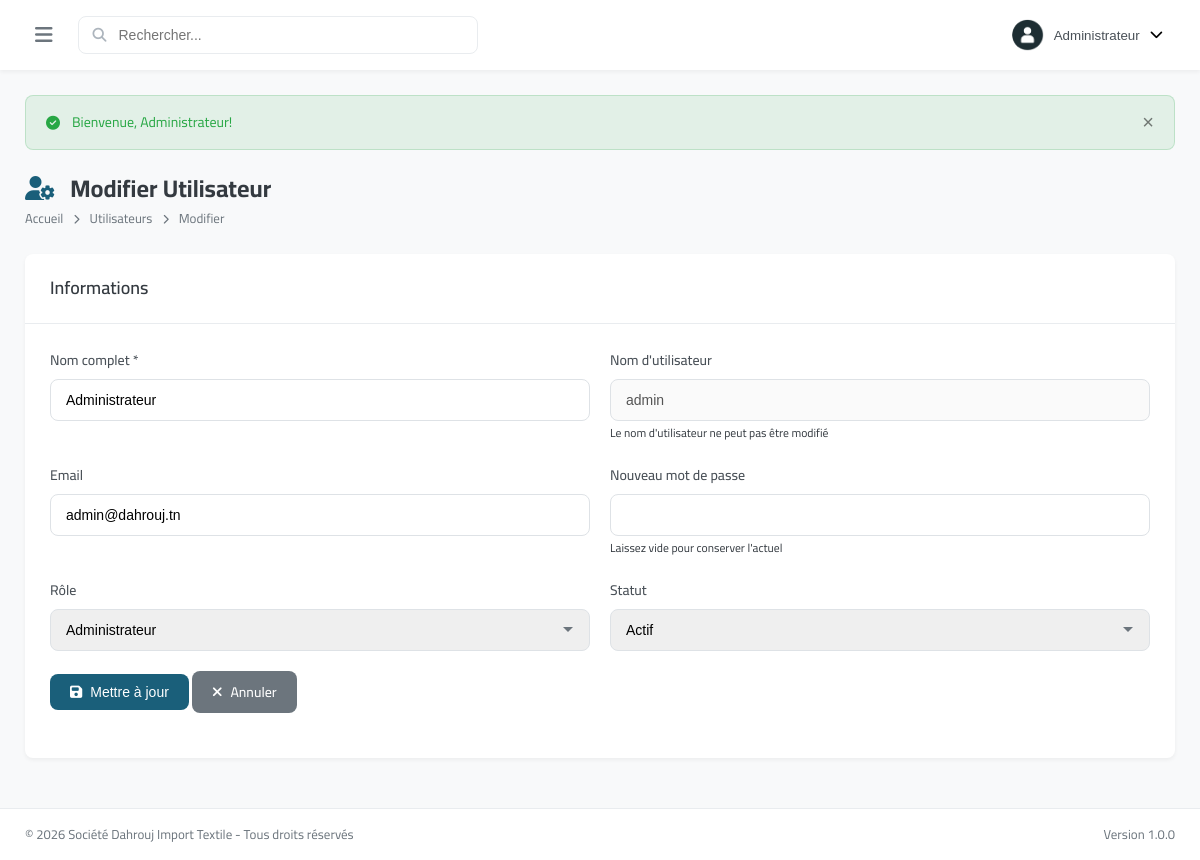
The app's page /modules/users/edit.php?id=1 (signed in) with its own data.
### tables this page shows
CREATE TABLE `users` (
  `id` int(11) NOT NULL,
  `username` varchar(50) NOT NULL,
  `password` varchar(255) NOT NULL,
  `full_name` varchar(100) NOT NULL,
  `email` varchar(100) DEFAULT NULL,
  `phone` varchar(20) DEFAULT NULL,
  `role` enum('admin','manager','employee') DEFAULT 'employee',
  `status` enum('active','inactive') DEFAULT 'active',
  `avatar` varchar(255) DEFAULT NULL,
  `last_login` datetime DEFAULT NULL,
  `created_at` datetime DEFAULT current_timestamp(),
  `updated_at` datetime DEFAULT current_timestamp() ON UPDATE current_timestamp(),
  `profile_photo` varchar(255) DEFAULT NULL
);

### modules/users/edit.php (the view, shortened to what this page needs)
<?php
$db = getDB();
$id = intval($_GET['id'] ?? 0);
$stmt = $db->prepare("SELECT * FROM users WHERE id = ?");
$stmt->execute([$id]);
$user = $stmt->fetch();
require_once '../../includes/header.php';
?>
<div class="page-header">
    <div>
        <h1 class="page-title"><i class="fas fa-user-cog"></i> Modifier Utilisateur</h1>
        <nav class="breadcrumb">
            <a href="../../index.php">Accueil</a>
            <i class="fas fa-chevron-right"></i>
            <a href="index.php">Utilisateurs</a>
            <i class="fas fa-chevron-right"></i>
            <span>Modifier</span>
        </nav>
    </div>
</div>
<div class="card">
    <div class="card-header"><h3 class="card-title">Informations</h3></div>
    <div class="card-body">
        <form method="POST" action="" data-validate>
            <div class="form-row">
                <div class="form-group">
                    <label for="full_name">Nom complet <span class="text-danger">*</span></label>
                    <input type="text" id="full_name" name="full_name" class="form-control" value="<?php echo $user['full_name']; ?>" required>
                </div>
                <div class="form-group">
                    <label for="username">Nom d'utilisateur</label>
                    <input type="text" class="form-control" value="<?php echo $user['username']; ?>" disabled>
                    <small class="text-muted">Le nom d'utilisateur ne peut pas être modifié</small>
                </div>
            </div>
            <div class="form-row">
                <div class="form-group">
                    <label for="email">Email</label>
                    <input type="email" id="email" name="email" class="form-control" value="<?php echo $user['email']; ?>">
                </div>
                <div class="form-group">
                    <label for="password">Nouveau mot de passe</label>
                    <input type="password" id="password" name="password" class="form-control">
                    <small class="text-muted">Laissez vide pour conserver l'actuel</small>
                </div>
            </div>
            <div class="form-row">
                <div class="form-group">
                    <label for="role">Rôle</label>
                    <select id="role" name="role" class="form-control">
                        <option value="admin" <?php echo $user['role'] === 'admin' ? 'selected' : ''; ?>>Administrateur</option>
                    </select>
                </div>
                <div class="form-group">
                    <label for="status">Statut</label>
                    <select id="status" name="status" class="form-control">
                        <option value="active" <?php echo $user['status'] === 'active' ? 'selected' : ''; ?>>Actif</option>
                    </select>
                </div>
            </div>
            <div class="form-group">
                <button type="submit" class="btn btn-primary"><i class="fas fa-save"></i> Mettre à jour</button>
                <a href="index.php" class="btn btn-secondary"><i class="fas fa-times"></i> Annuler</a>
            </div>
        </form>
    </div>
</div>
<?php require_once '../../includes/footer.php'; ?>

### assets/css/style.css (style rules this page uses)
:root { --primary-color: #1a5f7a; --primary-dark: #134b61; --primary-light: #2d8faf; --secondary-color: #c84b31; --secondary-dark: #a33d27; --success-color: #28a745; --warning-color: #ffc107; --danger-color: #dc3545; --info-color: #17a2b8; --light-color: #f8f9fa; --dark-color: #343a40; --gray-100: #f8f9fa; --gray-200: #e9ecef; --gray-300: #dee2e6; --gray-400: #ced4da; --gray-500: #adb5bd; --gray-600: #6c757d; --gray-700: #495057; --gray-800: #343a40; --gray-900: #212529; --sidebar-width: 280px; --sidebar-collapsed: 70px; --header-height: 70px; --footer-height: 50px; --border-radius: 8px; --border-radius-lg: 12px; --border-radius-sm: 4px; --shadow-sm: 0 2px 4px rgba(0,0,0,0.05); --shadow: 0 4px 6px rgba(0,0,0,0.1); --shadow-lg: 0 10px 25px rgba(0,0,0,0.15); --transition: all 0.3s ease; }
* { margin: 0; padding: 0; box-sizing: border-box; }
body { font-family: 'Cairo', -apple-system, BlinkMacSystemFont, 'Segoe UI', Roboto, sans-serif; font-size: 14px; line-height: 1.6; color: var(--gray-800); background-color: var(--gray-100); direction: ltr; }
a { text-decoration: none; color: inherit; transition: var(--transition); }
.page-header { display: flex; justify-content: space-between; align-items: center; margin-bottom: 25px; flex-wrap: wrap; gap: 15px; }
.page-title { font-size: 24px; font-weight: 700; color: var(--gray-800); }
.page-title i { color: var(--primary-color); margin-right: 10px; }
.breadcrumb { display: flex; align-items: center; gap: 10px; font-size: 13px; color: var(--gray-600); }
.breadcrumb i { font-size: 10px; }
.card { background: white; border-radius: var(--border-radius); box-shadow: var(--shadow-sm); margin-bottom: 25px; }
.card-header { padding: 20px 25px; border-bottom: 1px solid var(--gray-200); display: flex; justify-content: space-between; align-items: center; flex-wrap: wrap; gap: 15px; }
.card-title { font-size: 18px; font-weight: 600; color: var(--gray-800); }
.card-body { padding: 25px; }
.btn { display: inline-flex; align-items: center; justify-content: center; gap: 8px; padding: 10px 20px; font-size: 14px; font-weight: 500; border-radius: var(--border-radius); border: none; cursor: pointer; transition: var(--transition); }
.btn-primary { background: var(--primary-color); color: white; }
.btn-secondary { background: var(--gray-600); color: white; }
.form-group { margin-bottom: 20px; }
.form-row { display: grid; grid-template-columns: repeat(auto-fit, minmax(200px, 1fr)); gap: 20px; }
label { display: block; margin-bottom: 8px; font-weight: 500; color: var(--gray-700); }
.form-control { width: 100%; padding: 12px 15px; border: 1px solid var(--gray-300); border-radius: var(--border-radius); font-size: 14px; transition: var(--transition); }
select.form-control { appearance: none; background-repeat: no-repeat; background-position: right 15px center; padding-right: 40px; }

### records on screen
users: full_name "Administrateur", username "admin", email "admin@dahrouj.tn", role "Administrateur", status "Actif"

### other values on screen
$_SESSION['user_name'] "Administrateur"
$flash['message'] "Bienvenue, Administrateur!"
APP_NAME "Société Dahrouj Import Textile"
APP_VERSION "1.0.0"
